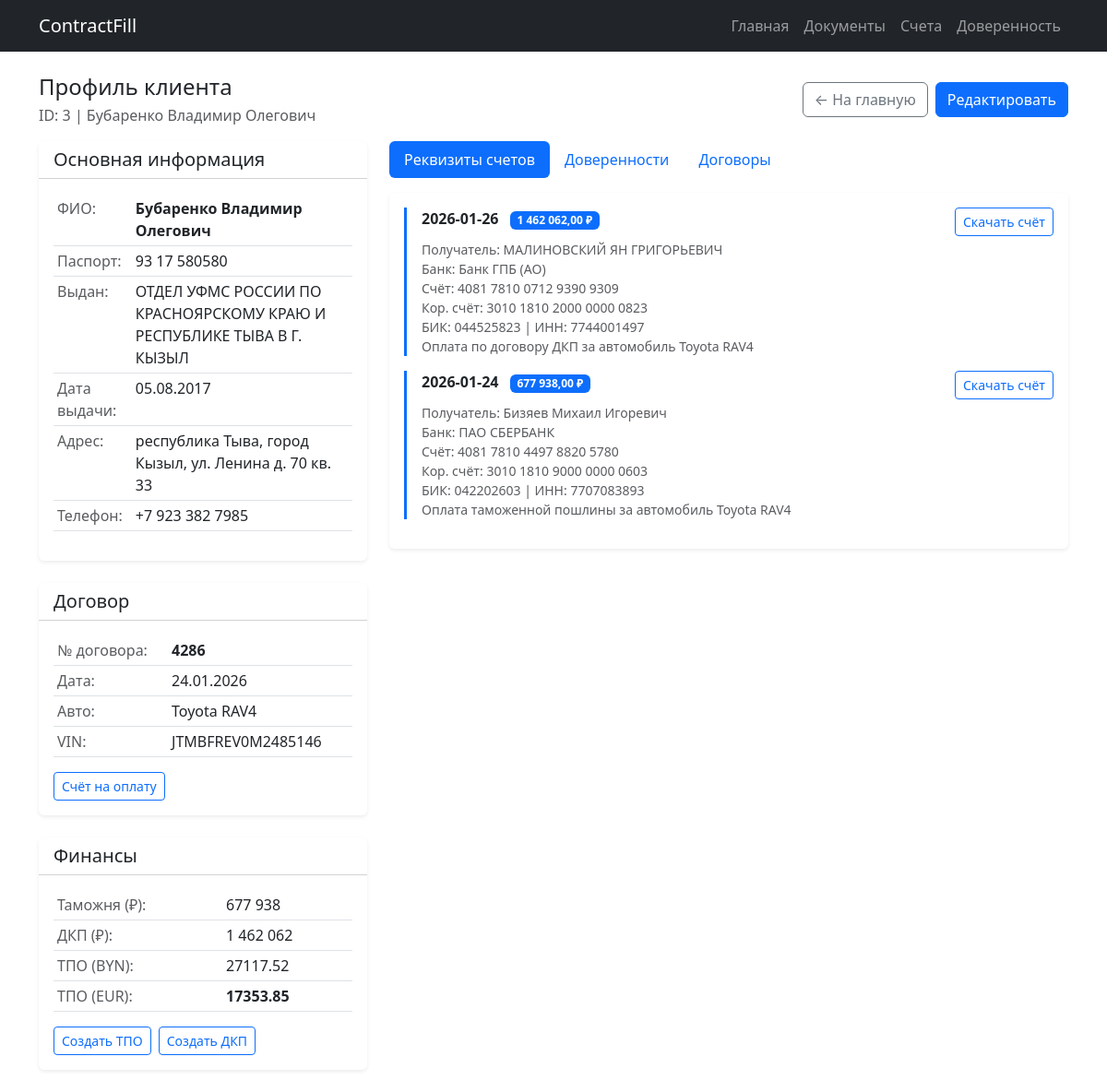
The page /client/3 on the database its author committed.
### tables this page shows
CREATE TABLE clients (
            id INTEGER PRIMARY KEY AUTOINCREMENT,
            fio TEXT NOT NULL DEFAULT '',
            contract_no TEXT NOT NULL DEFAULT '',
            contract_date TEXT NOT NULL DEFAULT '',
            car_model TEXT NOT NULL DEFAULT ''
        , passport TEXT NOT NULL DEFAULT '', organ TEXT NOT NULL DEFAULT '', vydan TEXT NOT NULL DEFAULT '', address TEXT NOT NULL DEFAULT '', phone TEXT NOT NULL DEFAULT '', customs_amount TEXT NOT NULL DEFAULT '', dkp_amount TEXT NOT NULL DEFAULT '', last_template_id TEXT NOT NULL DEFAULT '', last_contract_json TEXT NOT NULL DEFAULT '', vin TEXT NOT NULL DEFAULT '', obem TEXT NOT NULL DEFAULT '', vypusk TEXT NOT NULL DEFAULT '', registr TEXT NOT NULL DEFAULT '', last_tpo_json TEXT NOT NULL DEFAULT '', tpo_summa_byn TEXT NOT NULL DEFAULT '', tpo_price_eur TEXT NOT NULL DEFAULT '', company_inn TEXT NOT NULL DEFAULT '', company_address TEXT NOT NULL DEFAULT '', company_name TEXT NOT NULL DEFAULT '', company_id TEXT NOT NULL DEFAULT '', updated_at TEXT NOT NULL DEFAULT '', color TEXT NOT NULL DEFAULT '', probeg TEXT NOT NULL DEFAULT '', engine TEXT NOT NULL DEFAULT '', delivery TEXT NOT NULL DEFAULT '', last_proxy_fio TEXT DEFAULT '', last_company_id TEXT DEFAULT '');

CREATE TABLE invoice_history (
            id INTEGER PRIMARY KEY AUTOINCREMENT,
            client_id INTEGER NOT NULL,
            created_at TEXT DEFAULT CURRENT_TIMESTAMP,
            recipient_fio TEXT DEFAULT '',
            bank_name TEXT DEFAULT '',
            bank_inn TEXT DEFAULT '',
            bank_kpp TEXT DEFAULT '',
            bank_bik TEXT DEFAULT '',
            bank_ks TEXT DEFAULT '',
            bank_rs TEXT DEFAULT '',
            amount TEXT DEFAULT '',
            purpose TEXT DEFAULT '',
            FOREIGN KEY (client_id) REFERENCES clients(id)
        );

### main.py (the view)
@app.get("/client/{client_id}", response_class=HTMLResponse)
def client_profile(request: Request, client_id: int):
    client = db_get_client(client_id)
    if not client:
        raise HTTPException(status_code=404, detail="Client not found")
    invoice_hist = get_invoice_history(client_id)
    all_documents = get_client_documents(client_id)
    invoices = [d for d in all_documents if d.get("doc_type") == "invoice"]
    tpos = [d for d in all_documents if d.get("doc_type") == "tpo"]
    dkps = [d for d in all_documents if d.get("doc_type") == "dkp"]
    proxies = [d for d in all_documents if d.get("doc_type") == "proxy"]
    contracts = []
    try:
        con = db_connect()
        cur = con.cursor()
        cur.execute("""
            SELECT * FROM contracts WHERE client_id = ? ORDER BY id DESC LIMIT 20
        """, (client_id,))
        for r in cur.fetchall():
            contracts.append(dict(r))
        con.close()
    except Exception:
        pass
    proxy_hist = []
    try:
        con = db_connect()
        cur = con.cursor()
        cur.execute("""
            SELECT * FROM proxy WHERE client_id = ? ORDER BY id DESC LIMIT 20
        """, (client_id,))
        for r in cur.fetchall():
            proxy_hist.append(dict(r))
        con.close()
    except Exception:
        pass
    tpo_price_eur = client.get("tpo_price_eur", "")
    return jinja.TemplateResponse(
        "client_profile.html",
        {
            "request": request,
            "client": client,
            "invoice_history": invoice_hist,
            "contracts": contracts,
            "proxy_history": proxy_hist,
            "tpo_price_eur": tpo_price_eur,
            "invoices": invoices,
            "tpos": tpos,
            "dkps": dkps,
            "generated_proxies": proxies,
        },
    )

### templates/client_profile.html (shortened to what this page needs)
<!DOCTYPE html>
<html lang="ru">
<head>
    <link href="https://cdn.jsdelivr.net/npm/bootstrap@5.3.0/dist/css/bootstrap.min.css" rel="stylesheet">
</head>
<body>
    <nav class="navbar navbar-expand-lg navbar-dark bg-dark">
        <div class="container">
            <a class="navbar-brand" href="/dashboard">ContractFill</a>
            <div class="navbar-nav">
                <a class="nav-link" href="/dashboard">Главная</a>
                <a class="nav-link" href="/documents">Документы</a>
                <a class="nav-link" href="/invoice">Счета</a>
                <a class="nav-link" href="/proxy">Доверенность</a>
            </div>
        </div>
    </nav>
    <div class="container mt-4">
        <div class="d-flex flex-wrap justify-content-between align-items-center gap-2 mb-3">
            <div>
                <h1 class="h4 mb-1">Профиль клиента</h1>
                <div class="text-muted">ID: {{ client.id }} | {{ client.fio }}</div>
            </div>
            <div class="d-flex gap-2">
                <a class="btn btn-outline-secondary" href="/dashboard">← На главную</a>
                <button class="btn btn-primary" data-bs-toggle="modal" data-bs-target="#editModal">Редактировать</button>
            </div>
        </div>
        <div class="row">
            <div class="col-lg-4 mb-4">
                <div class="card shadow-sm border-0">
                    <div class="card-header bg-white">
                        <h5 class="mb-0">Основная информация</h5>
                    </div>
                    <div class="card-body">
                        <table class="table table-sm">
                            <tr>
                                <td class="text-muted">ФИО:</td>
                                <td><strong>{{ client.fio }}</strong></td>
                            </tr>
                            <tr>
                                <td class="text-muted">Паспорт:</td>
                                <td>{{ client.passport or '-' }}</td>
                            </tr>
                            <tr>
                                <td class="text-muted">Выдан:</td>
                                <td>{{ client.organ or '-' }}</td>
                            </tr>
                            <tr>
                                <td class="text-muted">Дата выдачи:</td>
                                <td>{{ client.vydan or '-' }}</td>
                            </tr>
                            <tr>
                                <td class="text-muted">Адрес:</td>
                                <td>{{ client.address or '-' }}</td>
                            </tr>
                            <tr>
                                <td class="text-muted">Телефон:</td>
                                <td>{{ client.phone or '-' }}</td>
                            </tr>
                        </table>
                    </div>
                </div>
                <div class="card shadow-sm border-0 mt-4">
                    <div class="card-header bg-white">
                        <h5 class="mb-0">Договор</h5>
                    </div>
                    <div class="card-body">
                        <table class="table table-sm">
                            <tr>
                                <td class="text-muted">№ договора:</td>
                                <td><strong>{{ client.contract_no or '-' }}</strong></td>
                            </tr>
                            <tr>
                                <td class="text-muted">Дата:</td>
                                <td>{{ client.contract_date or '-' }}</td>
                            </tr>
                            <tr>
                                <td class="text-muted">Авто:</td>
                                <td>{{ client.car_model or '-' }}</td>
                            </tr>
                            <tr>
                                <td class="text-muted">VIN:</td>
                                <td>{{ client.vin or '-' }}</td>
                            </tr>
                        </table>
                        <div class="d-flex gap-2 mt-2">
                            <a href="/invoice/create?client_id={{ client.id }}" class="btn btn-outline-primary btn-sm">
                                Счёт на оплату
                            </a>
                        </div>
                    </div>
                </div>
                <div class="card shadow-sm border-0 mt-4">
                    <div class="card-header bg-white">
                        <h5 class="mb-0">Финансы</h5>
                    </div>
                    <div class="card-body">
                        <table class="table table-sm">
                            <tr>
                                <td class="text-muted">Таможня (₽):</td>
                                <td>{{ client.customs_amount or '-' }}</td>
                            </tr>
                            <tr>
                                <td class="text-muted">ДКП (₽):</td>
                                <td>{{ client.dkp_amount or '-' }}</td>
                            </tr>
                            <tr>
                                <td class="text-muted">ТПО (BYN):</td>
                                <td>{{ client.tpo_summa_byn or '-' }}</td>
                            </tr>
                            {% if tpo_price_eur %}
                            <tr>
                                <td class="text-muted">ТПО (EUR):</td>
                                <td><strong>{{ tpo_price_eur }}</strong></td>
                            </tr>
                            {% endif %}
                        </table>
                        <div class="d-flex gap-2 mt-2">
                            <a href="/tpo/create?client_id={{ client.id }}" class="btn btn-outline-primary btn-sm">
                                Создать ТПО
                            </a>
                            <a href="/dkp/create?client_id={{ client.id }}" class="btn btn-outline-primary btn-sm">
                                Создать ДКП
                            </a>
                        </div>
                    </div>
                </div>
            </div>
            <div class="col-lg-8">
                <ul class="nav nav-pills mb-3" id="clientTabs" role="tablist">
                    <li class="nav-item" role="presentation">
                        <button class="nav-link active" id="requisites-tab" data-bs-toggle="pill" data-bs-target="#requisites" type="button">
                            Реквизиты счетов
                        </button>
                    </li>
                    <li class="nav-item" role="presentation">
                        <button class="nav-link" id="proxy-tab" data-bs-toggle="pill" data-bs-target="#proxy" type="button">
                            Доверенности
                        </button>
                    </li>
                    <li class="nav-item" role="presentation">
                        <button class="nav-link" id="contracts-tab" data-bs-toggle="pill" data-bs-target="#contracts" type="button">
                            Договоры
                        </button>
                    </li>
                </ul>
                <div class="tab-content" id="clientTabsContent">
                    <div class="tab-pane fade show active" id="requisites" role="tabpanel">
                        <div class="card shadow-sm border-0">
                            <div class="card-body">
                                {% if invoice_history %}
                                    {% for inv in invoice_history %}
                                    <div class="history-item">
                                        <div class="d-flex justify-content-between align-items-start">
                                            <div>
                                                <strong>{{ inv.created_at[:10] }}</strong>
                                                <span class="badge bg-primary ms-2">{{ inv.amount }} ₽</span>
                                            </div>
                                            {% set inv_doc = invoices|selectattr('doc_id')|first %}
                                            {% if inv_doc %}
                                            <a href="/document/{{ inv_doc.doc_id }}" class="btn btn-outline-primary btn-sm" target="_blank">
                                                Скачать счёт
                                            </a>
                                            {% endif %}
                                        </div>
                                        <div class="small text-muted mt-1">
                                            <div>Получатель: {{ inv.recipient_fio }}</div>
                                            <div>Банк: {{ inv.bank_name }}</div>
                                            <div>Счёт: {{ inv.bank_rs }}</div>
                                            <div>Кор. счёт: {{ inv.bank_ks }}</div>
                                            <div>БИК: {{ inv.bank_bik }} | ИНН: {{ inv.bank_inn }}</div>
                                            <div class="text-truncate">{{ inv.purpose }}</div>
                                        </div>
                                    </div>
                                    {% endfor %}
                                {% else %}
                                    <div class="text-center text-muted py-4">
                                        Нет истории счетов
                                    </div>
                                {% endif %}
                            </div>
                        </div>
                    </div>
                </div>
            </div>
        </div>
    </div>
</body>
</html>

### templates/client_profile.html (style rules this page uses)
.history-item { border-left: 3px solid #0d6efd; padding-left: 1rem; margin-bottom: 1rem; }
.nav-pills .nav-link.active { background-color: #0d6efd; }

### rows shown on the page
clients: id "3", fio "Бубаренко Владимир Олегович", passport "93 17 580580", organ "ОТДЕЛ УФМС РОССИИ ПО КРАСНОЯРСКОМУ КРАЮ И РЕСПУБЛИКЕ ТЫВА В Г. КЫЗЫЛ", vydan "05.08.2017", address "республика Тыва, город Кызыл, ул. Ленина д. 70 кв. 33", phone "+7 923 382 7985", contract_no "4286", contract_date "24.01.2026", car_model "Toyota RAV4", vin "JTMBFREV0M2485146", customs_amount "677 938", dkp_amount "1 462 062", tpo_summa_byn "27117.52", tpo_price_eur "17353.85"
invoice_history: created_at "2026-01-26", amount "1 462 062,00", recipient_fio "МАЛИНОВСКИЙ ЯН ГРИГОРЬЕВИЧ", bank_name "Банк ГПБ (АО)", bank_rs "4081 7810 0712 9390 9309", bank_ks "3010 1810 2000 0000 0823", bank_bik "044525823", bank_inn "7744001497", purpose "Оплата по договору ДКП за автомобиль Toyota RAV4"
invoice_history: created_at "2026-01-24", amount "677 938,00", recipient_fio "Бизяев Михаил Игоревич", bank_name "ПАО СБЕРБАНК", bank_rs "4081 7810 4497 8820 5780", bank_ks "3010 1810 9000 0000 0603", bank_bik "042202603", bank_inn "7707083893", purpose "Оплата таможенной пошлины за автомобиль Toyota RAV4"
